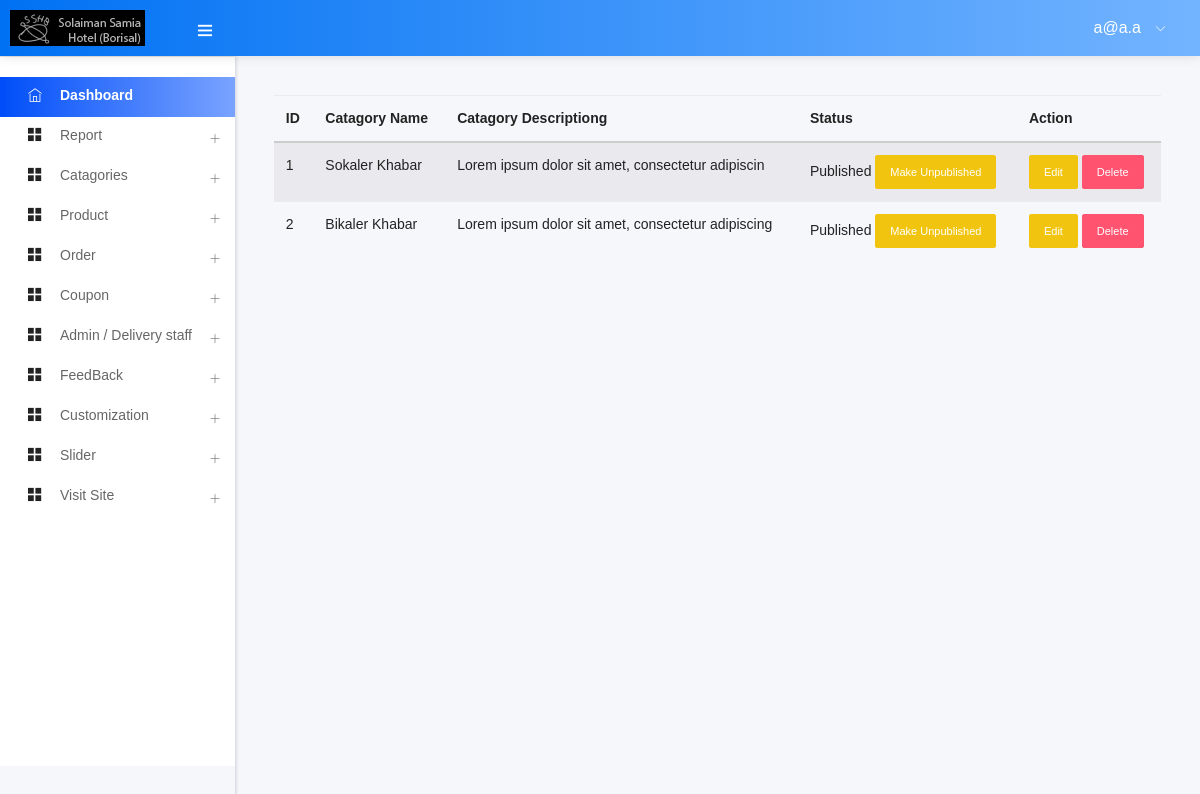
The app's page /admin/manage_cata.php (signed in), older data.
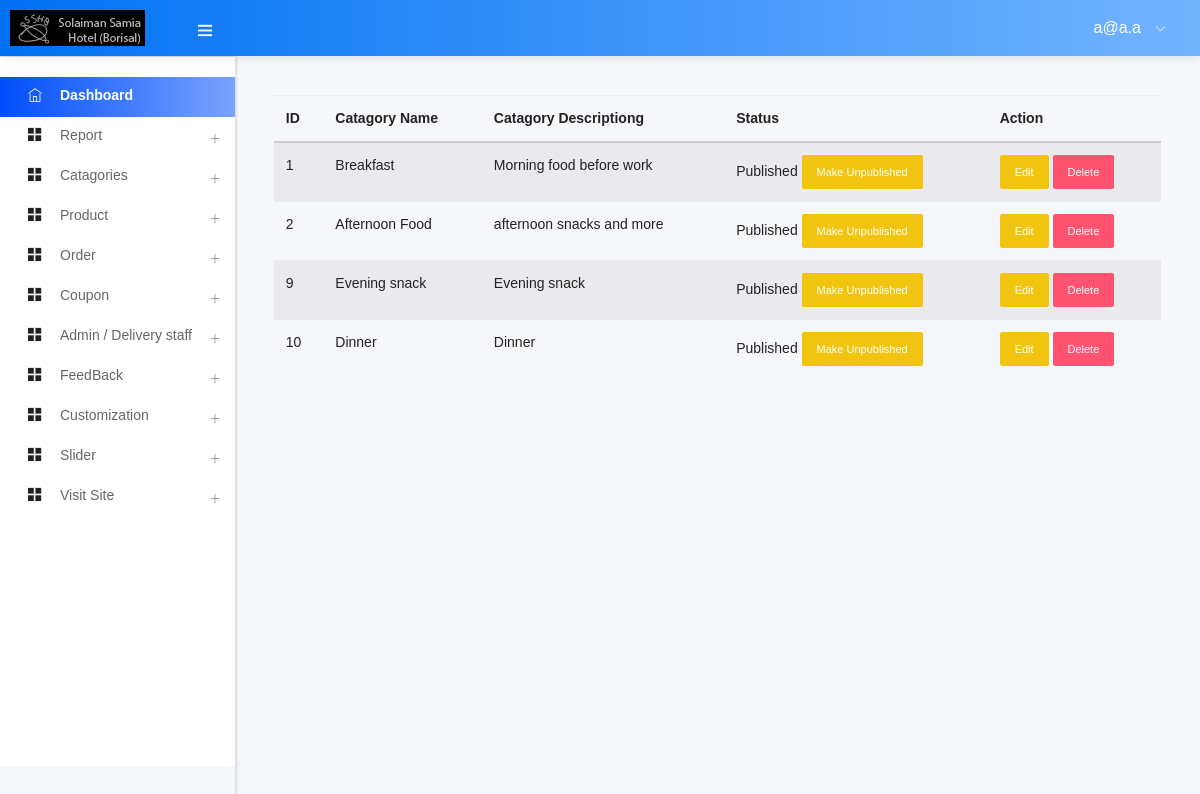
The same page, newer data.
### tables this page shows
CREATE TABLE `catagory` (
  `ctg_id` int(11) NOT NULL,
  `ctg_name` varchar(60) NOT NULL,
  `ctg_des` varchar(150) NOT NULL,
  `ctg_status` tinyint(3) NOT NULL
);

### admin/manage_cata.php (called while the page is built, shortened)
<?php
    include ("template.php");
?>

### admin/class/adminback.php (called while the page is built, shortened)
<?php
class  adminback
{
    private $connection;
    function __construct()
    {
        $dbhost = "localhost";
        $dbuser = "root";
        $dbpass = "";
        $dbname = "sshb";
        $this->connection = mysqli_connect($dbhost, $dbuser, $dbpass, $dbname);
    }
    function display_catagory()
    {
        $query = "SELECT * FROM `catagory`";
        if (mysqli_query($this->connection, $query)) {
            $ctg_info = mysqli_query($this->connection, $query);
            return $ctg_info;
        }
    }
}

### admin/views/manage_cata_view.php (the view, shortened to what this page needs)
<?php
$catagories = $obj->display_catagory();
?>
<div>
    <table class="table table-striped">
        <thead>
            <tr>
                <th>ID</th>
                <th>Catagory Name</th>
                <th>Catagory Descriptiong</th>
                <th>Status</th>
                <th>Action</th>
            </tr>
        </thead>
        <tbody>
            <?php while ($ctg = mysqli_fetch_assoc($catagories)) { ?>
                <tr>
                    <td><?php echo $ctg['ctg_id'] ?></td>
                    <td><?php echo $ctg['ctg_name'] ?></td>
                    <td><?php echo $ctg['ctg_des'] ?></td>
                    <td>
                        <?php
                        if ($ctg['ctg_status'] == 0) {
                            echo "Unpublished";
                        ?>
                            <a href="?status=published&&id=<?php echo $ctg['ctg_id'] ?>" class="btn btn-sm btn-success">Make Published</a>
                        <?php
                        } else {
                            echo "Published";
                        ?>
                            <a href="?status=unpublished&&id=<?php echo $ctg['ctg_id'] ?>" class="btn btn-sm btn-warning">Make Unpublished</a>
                        <?php
                        }
                        ?>
                    </td>
                    <td>
                        <a href="edit_cata.php?status=edit&&id=<?php echo $ctg['ctg_id'] ?>" class="btn btn-sm btn-warning">Edit</a>
                        <a href="?status=delete&&id=<?php echo $ctg['ctg_id'] ?>" class="btn btn-sm btn-danger">Delete</a>
                    </td>
                </tr>
            <?php
            }
            ?>
        </tbody>
    </table>
</div>

Row changes from the older to the newer data that the page shows:
changed catagory id 1: ctg_name "Sokaler Khabar" → "Breakfast"; ctg_des "Lorem ipsum dolor sit amet, consectetur adipiscin" → "Morning food before work"
changed catagory id 2: ctg_name "Bikaler Khabar" → "Afternoon Food"; ctg_des "Lorem ipsum dolor sit amet, consectetur adipiscing" → "afternoon snacks and more"
added catagory: ctg_id "9", ctg_name "Evening snack", ctg_des "Evening snack"
added catagory: ctg_id "10", ctg_name "Dinner", ctg_des "Dinner"
